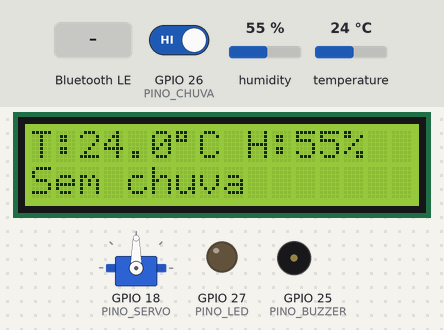
Recording of a sketch running on a simulated ESP32. Parts: 16×2 character LCD, servo, output pins drawn as LEDs (lit = HIGH), buzzer (waves = sounding). The test bench sets the inputs (shaded band); at power-on: GPIO 26 (PINO_CHUVA) HIGH, humidity 55 %, temperature 24 °C. Nothing arrives over Bluetooth unless stated; a phone connects over Bluetooth LE 3 s after start.

Above: at 1.9 s.
2.0 s: GPIO 26 (PINO_CHUVA) driven LOW
At 3.4 s:
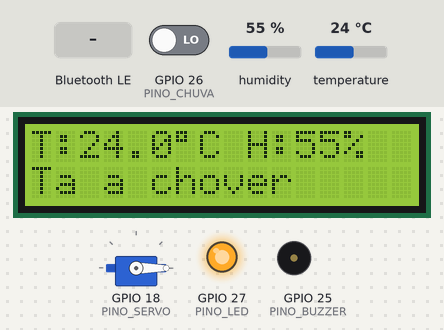
4.0 s: GPIO 26 (PINO_CHUVA) driven HIGH
At 4.19 s:
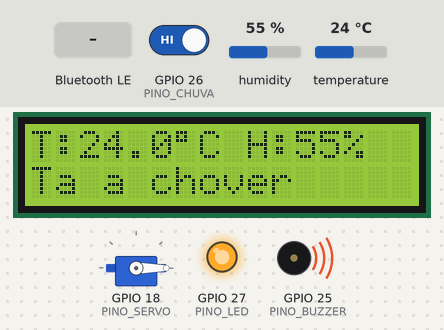
5.7 s: Bluetooth LE write "1" received
At 6.7 s:
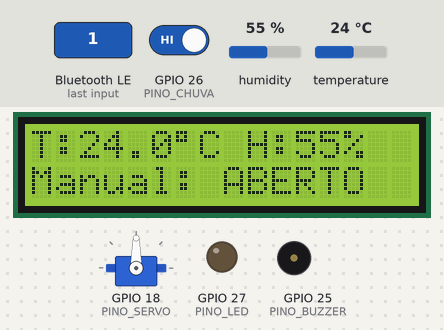
7.4 s: humidity set to 22 %
At 8.4 s:
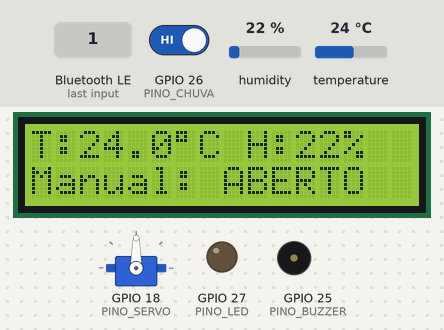
9.0 s: temperature set to 12 °C
At 10.4 s:
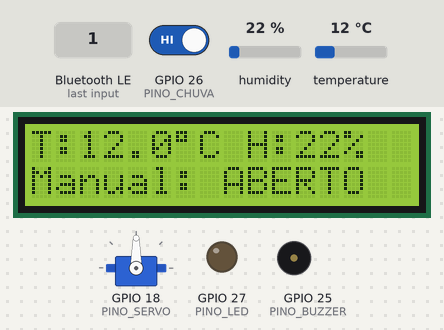
11.1 s: GPIO 26 (PINO_CHUVA) driven LOW
At 12.4 s:
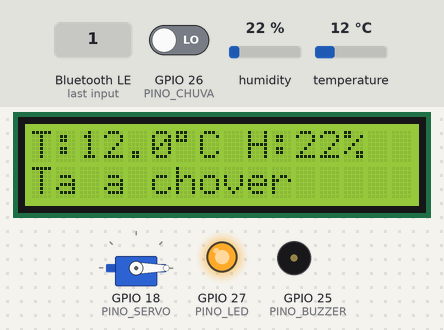
Timing chart, 0 to 13.9 s (numbered marks = the images above; inputs shaded):
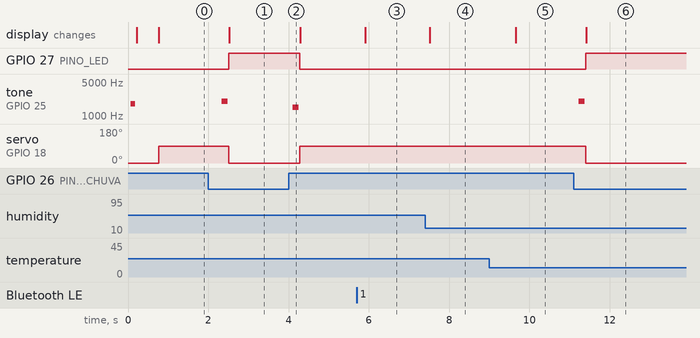

Measured:
- after the input at 2.0 s, GPIO 27 (PINO_LED): LOW → HIGH after 0.51 s; tone on GPIO 25 (PINO_BUZZER): silent → 2000 Hz after 0.33 s, → silent 0.15 s later; servo on GPIO 18 (PINO_SERVO): 90° → 0° after 0.51 s; the display: changes after 0.52 s (image 1)
- after the input at 4.0 s, GPIO 27 (PINO_LED): HIGH → LOW after 0.28 s; tone on GPIO 25 (PINO_BUZZER): silent → 1500 Hz after 0.10 s, → silent 0.15 s later; servo on GPIO 18 (PINO_SERVO): 0° → 90° after 0.28 s
- after the input at 5.7 s, the display: changes after 0.21 s (image 3)
- after the input at 7.4 s, the display: changes after 0.12 s (image 4)
- after the input at 9.0 s, the display: changes after 0.66 s (image 5)
- after the input at 11.1 s, GPIO 27 (PINO_LED): LOW → HIGH after 0.30 s; tone on GPIO 25 (PINO_BUZZER): silent → 2000 Hz after 0.12 s, → silent 0.15 s later; servo on GPIO 18 (PINO_SERVO): 90° → 0° after 0.30 s; the display: changes after 0.31 s (image 6)

The sketch:

SmartDry.ino
```cpp
#include <Wire.h>                 // Biblioteca para comunicação I2C
#include <LiquidCrystal_I2C.h>    // Biblioteca do LCD 16x2 com interface I2C
#include <DHT.h>                  // Biblioteca do sensor de temperatura/humidade DHT
#include <ESP32Servo.h>           // Biblioteca para controlo de servo no ESP32
#include <BLEDevice.h>            // Bibliotecas para comunicação Bluetooth Low Energy (BLE)
#include <BLEServer.h>
#include <BLEUtils.h>
#include <BLE2902.h>

// ------------------- Definição de pinos do hardware -------------------
#define DHTPIN 4                  // Pino de dados do sensor DHT11 (temperatura/humidade)
#define DHTTYPE DHT11             // Tipo de sensor DHT utilizado
#define PINO_CHUVA 26             // Pino digital ligado à saída DO do sensor de chuva YL-83
#define PINO_SERVO 18             // Pino de sinal do servo motor do estendal
#define PINO_LED   27             // Pino do LED de indicação (chove / não chove)
#define PINO_BUZZER 25            // Pino do buzzer (alertas sonoros)

// ------------------- UUIDs do serviço e características BLE -------------------
// Serviço principal BLE do projeto SmartDry
static BLEUUID SERVICE_UUID("0000ABCD-0000-1000-8000-00805F9B34FB");

// Característica para envio de dados de sensores para a aplicação (notify/read)
static BLEUUID CHAR_SENSOR_UUID("0000ABCE-0000-1000-8000-00805F9B34FB");

// Característica para receber comandos da aplicação (write)
static BLEUUID CHAR_COMMAND_UUID("0000ABCF-0000-1000-8000-00805F9B34FB");

// ------------------- Objetos de sensores e atuadores -------------------
DHT dht(DHTPIN, DHTTYPE);         // Objeto do sensor DHT11
LiquidCrystal_I2C lcd(0x27, 16, 2); // LCD I2C, endereço 0x27, 16 colunas x 2 linhas
Servo servoEstendal;              // Servo que move o estendal

// Ângulos do servo (podem ser ajustados conforme montagem real)
int anguloRecolhido = 0;          // Posição de estendal recolhido
int anguloEstendido = 90;         // Posição de estendal estendido

// Variável para detetar transições de chuva (antes / agora)
bool estadoChuvaAnterior = false;

// Ponteiros para características BLE (sensores e comandos)
BLECharacteristic* pSensorChar = nullptr;
BLECharacteristic* pCommandChar = nullptr;

// Flag para saber se existe dispositivo BLE ligado
bool deviceConnected = false;

// Estados possíveis do estendal
enum EstadoEstendal { EST_RECOLHIDO, EST_ESTENDIDO };
EstadoEstendal estadoEstendal = EST_RECOLHIDO;

// ------------------- Controlo manual via aplicação -------------------
// Flag que indica se o utilizador enviou um comando manual (BLE)
bool comandoManualAtivo = false;

// Momento (millis) em que o último comando manual foi recebido
uint32_t tempoComandoManual = 0;

// Tempo máximo (ms) durante o qual o comando manual tem prioridade (30 s)
const uint32_t TIMEOUT_COMANDO_MANUAL_MS = 30000;

// ------------------- Funções auxiliares -------------------

// Função para gerar um bip simples no buzzer
void buzzerBeep(int freq, int ms) {
  tone(PINO_BUZZER, freq, ms);   // Gera tom na frequência 'freq'
  delay(ms + 10);                // Mantém o som durante 'ms' milissegundos
  noTone(PINO_BUZZER);           // Desliga o buzzer
}

// Função para alterar o estado do estendal (apenas mexe no servo)
// Não altera o LED nem o LCD; isso é feito na lógica principal
void setEstendal(EstadoEstendal novo) {
  estadoEstendal = novo;
  // Se EST_ESTENDIDO → escreve anguloEstendido, senão anguloRecolhido
  servoEstendal.write(novo == EST_ESTENDIDO ? anguloEstendido : anguloRecolhido);
}

// Envia notificação BLE com temperatura, humidade, estado de chuva E ESTADO DO ESTENDAL
// Formato do payload (10 bytes): [float temp][float hum][uint8 chuva (1/0)][uint8 estado (1=ABERTO/0=FECHADO)]
void enviarNotificacao(float t, float h, bool chuva, EstadoEstendal estado) {
  if (!deviceConnected || !pSensorChar) return;  // Só envia se houver cliente ligado

  uint8_t payload[10];
  memcpy(payload + 0, &t, sizeof(float));        // 4 bytes temperatura
  memcpy(payload + 4, &h, sizeof(float));        // 4 bytes humidade
  payload[8] = chuva ? 1 : 0;                    // 1 byte: 1 = a chover, 0 = sem chuva
  payload[9] = (estado == EST_ESTENDIDO) ? 1 : 0; // 1 byte: 1 = ABERTO, 0 = FECHADO

  pSensorChar->setValue(payload, sizeof(payload));
  pSensorChar->notify();                         // Notifica a app com os novos dados
}

// ------------------- Callbacks do servidor BLE -------------------

// Callback chamado quando um dispositivo BLE se liga/desliga ao ESP32
class ServerCallbacks : public BLEServerCallbacks {
  void onConnect(BLEServer*) override  { deviceConnected = true;  }
  void onDisconnect(BLEServer*) override { deviceConnected = false; }
};

// Callback para tratar comandos recebidos da aplicação (característica de write)
class CommandCallbacks : public BLECharacteristicCallbacks {
  void onWrite(BLECharacteristic* c) override {
    // Lê o valor enviado pela app (String Arduino)
    String v = c->getValue();
    if (v.length() == 0) return; // Se vier vazio, ignora

    // Primeiro byte define o comando:
    // 0x01 → abrir estendal (estendido)
    // 0x02 → fechar estendal (recolhido)
    uint8_t cmd = (uint8_t)v[0];

    // Ativa modo de comando manual e guarda o momento atual
    comandoManualAtivo = true;
    tempoComandoManual = millis();

    if (cmd == 0x01) {
      setEstendal(EST_ESTENDIDO);   // Comando manual: abrir
    } else if (cmd == 0x02) {
      setEstendal(EST_RECOLHIDO);   // Comando manual: fechar
    }
  }
};

// ------------------- Configuração do módulo BLE -------------------
void setupBLE() {
  BLEDevice::init("SmartDry");                // Nome do dispositivo BLE visto pela app
  BLEServer* server = BLEDevice::createServer();
  server->setCallbacks(new ServerCallbacks());

  // Cria o serviço principal
  BLEService* service = server->createService(SERVICE_UUID);

  // Característica para enviar dados de sensores (read + notify)
  pSensorChar = service->createCharacteristic(
    CHAR_SENSOR_UUID,
    BLECharacteristic::PROPERTY_READ | BLECharacteristic::PROPERTY_NOTIFY
  );
  pSensorChar->addDescriptor(new BLE2902());  // Necessário para ativar notificações na app

  // Característica para receber comandos da aplicação (write)
  pCommandChar = service->createCharacteristic(
    CHAR_COMMAND_UUID,
    BLECharacteristic::PROPERTY_WRITE
  );
  pCommandChar->setCallbacks(new CommandCallbacks());

  // Inicia serviço e começa publicidade BLE
  service->start();
  server->getAdvertising()->addServiceUUID(SERVICE_UUID);
  server->getAdvertising()->start();
}

// ------------------- Setup inicial do sistema -------------------
void setup() {
  Serial.begin(115200);   // Porta série para debug
  dht.begin();            // Inicializa sensor DHT11
  lcd.init();             // Inicializa LCD I2C
  lcd.backlight();        // Liga a luz de fundo do LCD

  pinMode(PINO_CHUVA, INPUT);    // Entrada digital do sensor de chuva
  pinMode(PINO_LED, OUTPUT);     // Saída para LED
  pinMode(PINO_BUZZER, OUTPUT);  // Saída para buzzer

  servoEstendal.attach(PINO_SERVO); // Liga servo ao pino definido
  setEstendal(EST_RECOLHIDO);      // Começa com o estendal recolhido
  digitalWrite(PINO_LED, LOW);     // LED apagado (sem chuva)
  buzzerBeep(1800, 120);           // Bip de arranque

  // Mensagem inicial no LCD
  lcd.clear();
  lcd.setCursor(0, 0);
  lcd.print("SmartDry");
  lcd.setCursor(0, 1);
  lcd.print("A iniciar...");
  delay(500);

  // Inicia módulo BLE
  setupBLE();
}

// ------------------- Ciclo principal -------------------
void loop() {
  // Leitura de temperatura e humidade
  float h = dht.readHumidity();
  float t = dht.readTemperature();
  bool leituraInvalida = isnan(h) || isnan(t);  // Verifica se leitura falhou

  // Leitura do sensor de chuva (YL-83, saída digital)
  int leituraChuva = digitalRead(PINO_CHUVA);
  bool taChover = (leituraChuva == LOW);       // Muitos módulos: LOW = chuva

  // --------- Gestão de beeps de transição de chuva ----------
  // Se antes NÃO chovia e agora chove → começou a chover
  if (!estadoChuvaAnterior && taChover) {
    buzzerBeep(2000, 150);   // Bip agudo
  }
  // Se antes chovia e agora NÃO chove → parou de chover
  else if (estadoChuvaAnterior && !taChover) {
    buzzerBeep(1500, 150);   // Bip mais grave
  }
  // Atualiza estado anterior
  estadoChuvaAnterior = taChover;

  // --------- Atualização do LCD (linha 1: T e H) ----------
  lcd.clear();
  lcd.setCursor(0, 0);
  if (leituraInvalida) {
    lcd.print("DHT erro");         // Indica falha no sensor DHT
  } else {
    lcd.print("T:");
    lcd.print(t, 1);               // Temperatura com 1 casa decimal
    lcd.print((char)223);          // Símbolo de grau
    lcd.print("C ");
    lcd.print("H:");
    lcd.print(h, 0);               // Humidade sem casas decimais
    lcd.print("%");
  }

  // --------- Gestão do timeout do comando manual ----------
  // Se o utilizador não mexer durante 30 s, volta ao modo automático
  if (comandoManualAtivo && (millis() - tempoComandoManual > TIMEOUT_COMANDO_MANUAL_MS)) {
    comandoManualAtivo = false;
  }

  // --------- Lógica principal do estendal ----------
  // 1) Chuva: tem sempre prioridade sobre tudo (inclui comando manual)
  if (taChover) {
    comandoManualAtivo = false;          // Sai do modo manual em caso de chuva
    setEstendal(EST_RECOLHIDO);          // Recolhe estendal
    digitalWrite(PINO_LED, HIGH);        // LED aceso indica chuva
    lcd.setCursor(0, 1);
    lcd.print("Ta a chover   ");
  }
  // 2) Não está a chover e não há comando manual → modo automático simples
  else if (!comandoManualAtivo) {
    digitalWrite(PINO_LED, LOW);         // LED apagado (sem chuva)
    setEstendal(EST_ESTENDIDO);          // Estende sempre que não chove
    lcd.setCursor(0, 1);
    if (leituraInvalida) {
      lcd.print("Sem chuva DHT?");
    } else {
      lcd.print("Sem chuva     ");
    }
  }
  // 3) Modo manual ativo → mantém posição escolhida pelo utilizador
  else {
    digitalWrite(PINO_LED, LOW);
    lcd.setCursor(0, 1);
    if (estadoEstendal == EST_ESTENDIDO) {
      lcd.print("Manual: ABERTO");
    } else {
      lcd.print("Manual: FECHADO");
    }
  }

  // --------- Envio periódico de dados via BLE ----------
  // Envia de 1 em 1 segundo a T, H, estado de chuva E ESTADO DO ESTENDAL para a app
  static uint32_t lastNotify = 0;
  if (millis() - lastNotify > 1000) {
    lastNotify = millis();
    float tempSend = leituraInvalida ? NAN : t;
    float humSend  = leituraInvalida ? NAN : h;
    enviarNotificacao(tempSend, humSend, taChover, estadoEstendal);
  }

  // Pequeno atraso para estabilizar o ciclo
  delay(500);
}
```
